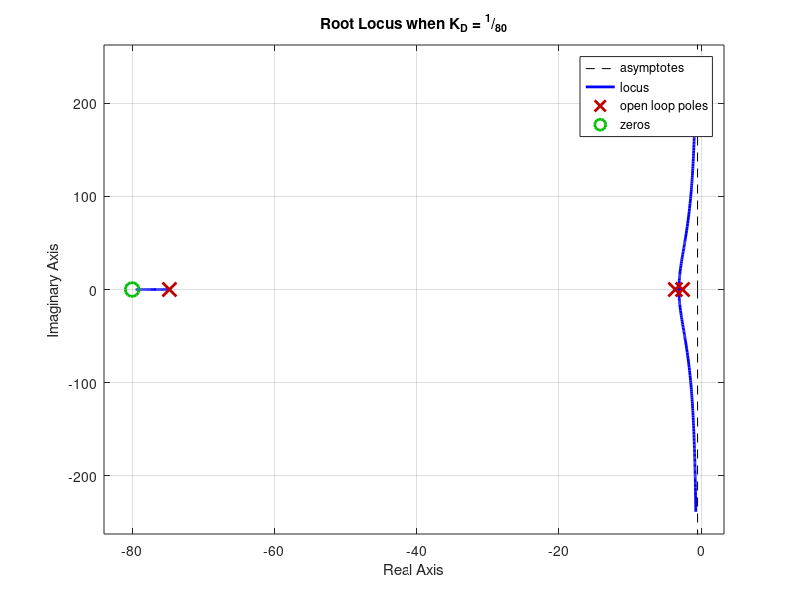
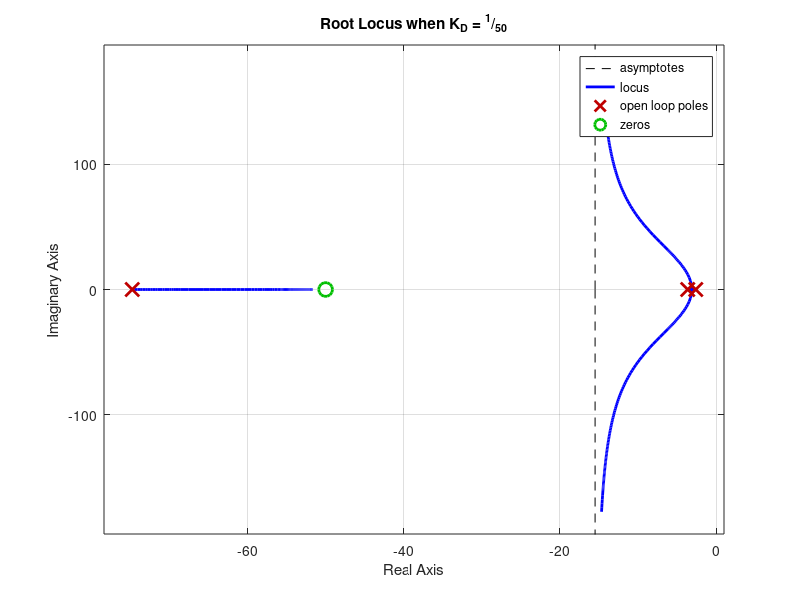
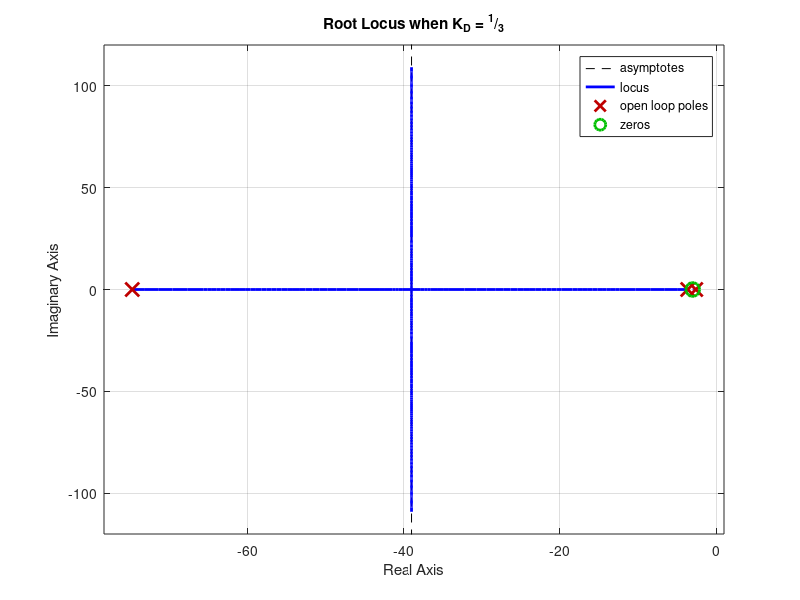
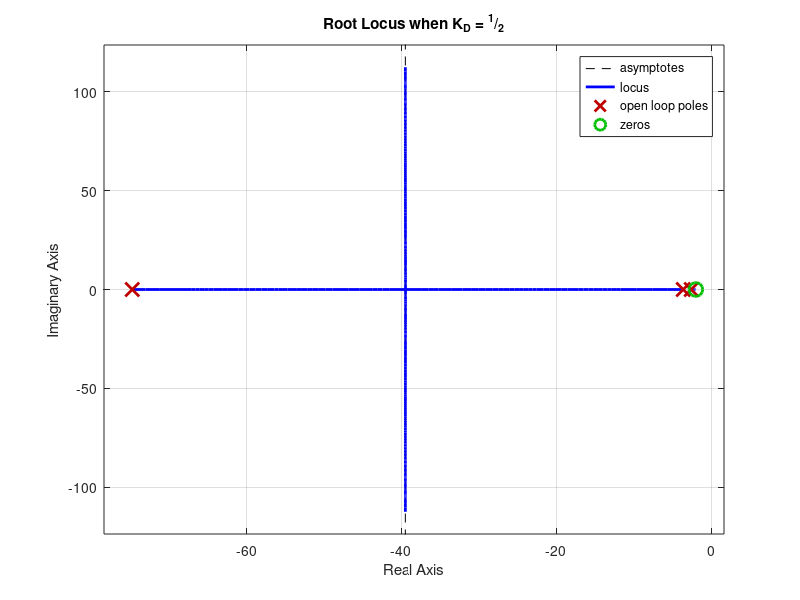

These charts were generated, in order, by the following MATLAB code:
% Q1
% R1 = 4;
% R2 = 12;
% L = 0.1;
L = 0.05;
%Q1b
M1 = 2;
M2 = 2;
b1 = 5;
b2 = 5;
% b12 = 4;
b12 = 1;
% k = 1;
R1 = 5;
R2 = 15;

%Varying b12
% b12 = [2 4 6 8 10 12];

% figure;

% plot(out.tout, out.v1);
% hold on;
% plot(out.tout, out.v2(:, 1));
% plot(out.tout, out.v2(:, 2));
% plot(out.tout, out.v2(:, 3));
% plot(out.tout, out.v2(:, 4));
% plot(out.tout, out.v2(:, 5));
% plot(out.tout, out.v2(:, 6));
% grid on;
% legend('v_{1}', 'v_{2}');
% legend('2', '4', '6', '8', '10', '12');
% title('Q2b - Unit Step Responses for both v_{1} and v_{2}');
% title('Varying b_{12}');
% xlabel('Time, t (s)');
% ylabel('Velocity, v (ms^{-1})');
% sys = tf(b12,  [(M1*M2), (M1*(b2+b12)+M2*(b1+b12)), ((b1*b2)+(b1+b2)*b12)]);
% sys = tf(4, [4, 36, 65]);
% [wn,zeta] = damp(sys);
% data = step(sys);
% figure;
% hold on;
% step(sys);
% grid on;


% k = [1 2 3 4 5 6 7 8 9 10];

% Q3
% figure;
% hold on;
% plot(out.tout, out.v2(:,1));
% plot(out.tout, out.v2(:,2));
% plot(out.tout, out.v2(:,3));
% plot(out.tout, out.v2(:,4));
% plot(out.tout, out.v2(:,5));
% plot(out.tout, out.v2(:,6));
% plot(out.tout, out.v2(:,7));
% plot(out.tout, out.v2(:,8));
% plot(out.tout, out.v2(:,9));
% plot(out.tout, out.v2(:,10));
% grid on;
% title('Q3b - Step Response for Unit Step Input at Time t = 1 for e_{i}(t) only');
% xlabel('Time, t (s)');
% ylabel('Velocity, v (ms^{-1})');
% legend('k = 1', 'k = 2', 'k = 3', 'k = 4', 'k = 5', 'k = 6', 'k = 7', 'k = 8', 'k = 9', 'k = 10');
% k = 1.3;
% p = roots([4 324 (1835+(40*k^2)) (2625+(120*k^2))]);
% Kc = [1 10 100 1000 10000 100000 1000000 20000 500];
% % Kc = 1;
% sys1 = tf(19.5, [4 324 1902.6 (2827.8)]);
% sys2 = tf(19.5*Kc(2), [4 326 1902.6 (2827.8+ 19.5*Kc(2))]);
% sys3 = tf(19.5*Kc(3), [4 324 1902.6 (2827.8+ 19.5*Kc(3))]);
% sys4 = tf(19.5*Kc(4), [4 324 1902.6 (2827.8+ 19.5*Kc(4))]);
% sys5 = tf(19.5*Kc(5), [4 324 1902.6 (2827.8+ 19.5*Kc(5))]);
% sys6 = tf(19.5*Kc(6), [4 324 1902.6 (2827.8+ 19.5*Kc(6))]);
% sys7 = tf(19.5*Kc(8), [4 324 1902.6 (2827.8)]);
% sys8 = tf(19.5*Kc(9), [4 324 1902.6 (2827.8)]);
% % rlocus(sys1)
% figure;
% rlocus(sys1)
% rlocus(sys1, sys2, sys3, sys4, sys5, sys6);
% grid on;
% title('Closed-Loop Root Locus as K_{c} Varies');
% legend('Kc = 1', 'Kc = 10', 'Kc = 100', 'Kc = 1000', 'Kc = 10000', 'Kc = 100000');
% rlocus(sys)
% figure('Name','Unstable');
% hold on;
% grid on;
% nyquist(sys7);
% figure('Name','Stable');
% nyquist(sys8);
%bode
% figure;
% margin(sys8);
% hold on;
% [Gm,Pm,Wg,Wp] = margin(sys8);

% sys0refUnstable = tf(19.5, [4 324 1902.6 (2827.8+ 19.5*Kc(6)) 0]);
% sys0refStable = tf(19.5, [4 324 1902.6 (2827.8+ 19.5*Kc(4)) 0]);
% sys0disUnstable = tf(19.5*Kc(6), [4 324 1902.6 (2827.8+ 19.5*Kc(6)) 0]);
% sys0disStable = tf(19.5*Kc(4), [4 324 1902.6 (2827.8+ 19.5*Kc(4)) 0]);
% figure('Name','0refUnstable');
% step(sys0refUnstable);
% figure('Name','0distUnstable');
% step(sys0disUnstable);
% figure('Name','0refStable');
% step(sys0refStable);
% figure('Name','0distStable');
% step(sys0disStable);

% % zero disturbance stable 
% Kc = 500;
% figure;
% plot(out.tout, out.s);
% grid on;
% title('Unit Step Response (Zero Disturbance) when K_{c} = 500');
% xlabel('Time, t (s)');
% ylabel('Magnitude')

% % zero disturbance unstable
% Kc = 20000;
% figure;
% plot(out.tout, out.s);
% grid on;
% title('Unit Step Response (Zero Disturbance) when K_{c} = 20000');
% xlabel('Time, t (s)');
% ylabel('Magnitude')

%zero response stable
% Kc = 500;
% figure;
% plot(out.tout, out.s);
% grid on;
% title('Unit Step Disturbance (Zero Reference) when K_{c} = 500');
% xlabel('Time, t (s)');
% ylabel('Magnitude')

% %zero response unstable
% Kc = 20000;
% figure;
% plot(out.tout, out.s);
% grid on;
% title('Unit Step Disturbance (Zero Reference) when K_{c} = 20000');
% xlabel('Time, t (s)');
% ylabel('Magnitude')
% 
% 
% % Q5
% 
%
% Kc = 500;
KD = [1/80 1/50 1/3 1/2];
sys_1 = tf([19.5*KD(1) 19.5], [4 324 (1902.6) (2827.8)]);
sys_2 = tf([19.5*KD(2) 19.5], [4 324 (1902.6) (2827.8)]);
sys_3 = tf([19.5*KD(3) 19.5], [4 324 (1902.6) (2827.8)]);
sys_4 = tf([19.5*KD(4) 19.5], [4 324 (1902.6) (2827.8)]);
figure('Name','z<p1');
rlocus(sys_1);
title('Root Locus when K_{D} = ^{1}/_{80}')
grid on;
figure('Name','p1<z<p2');
rlocus(sys_2);
title('Root Locus when K_{D} = ^{1}/_{50}')
grid on;
figure('Name','p2<z<p3');
rlocus(sys_3);
title('Root Locus when K_{D} = ^{1}/_{3}')
grid on;
figure('Name','p3<z<p4');
rlocus(sys_4);
title('Root Locus when K_{D} = ^{1}/_{2}')
grid on;


